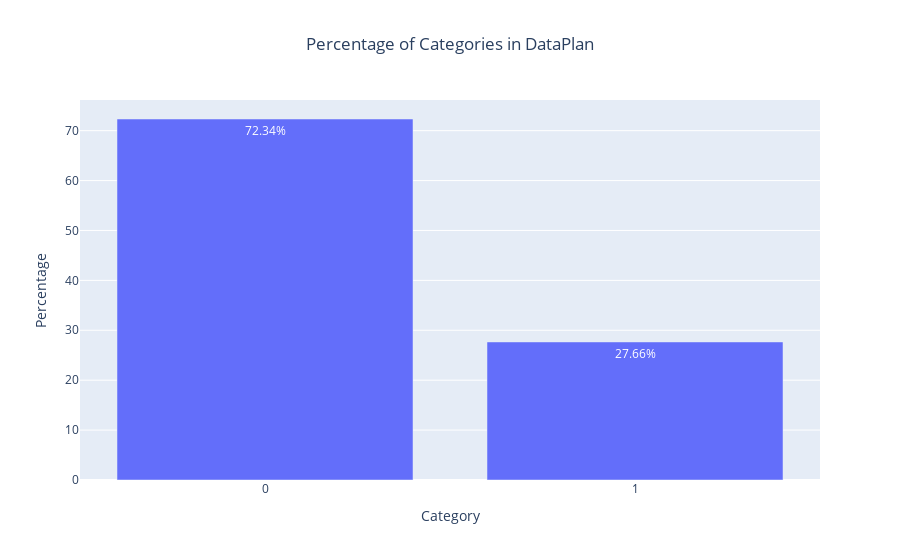
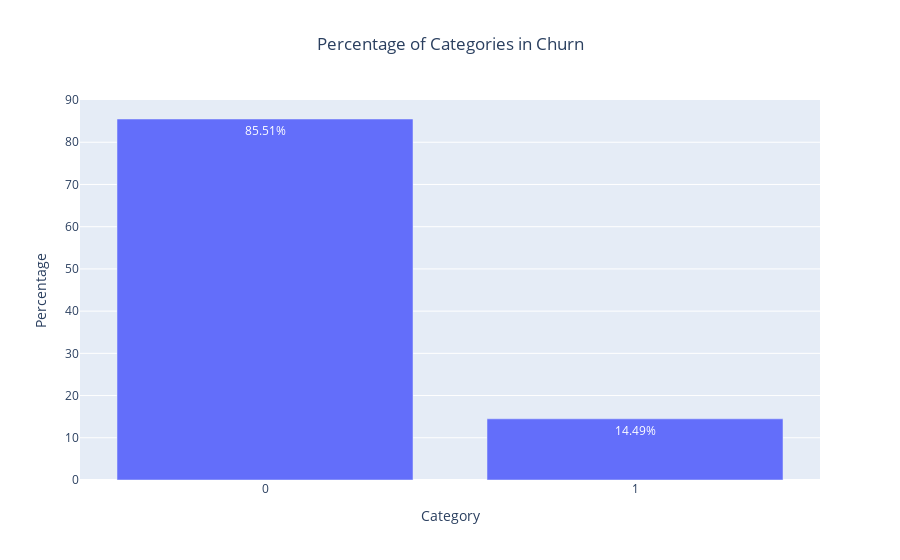
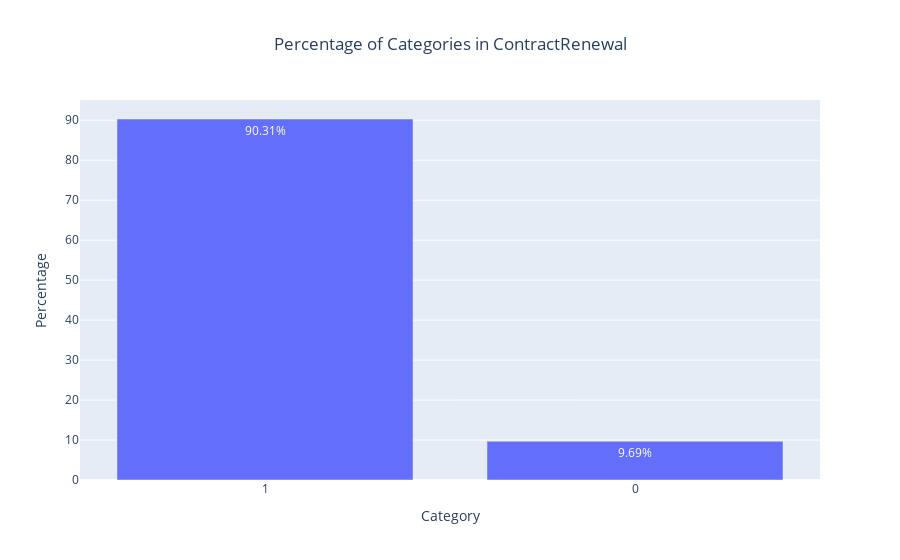

The notebook cell these images were saved under, in order:
### Markdown cell above
##### What percentage of 1 and 0?

### Code cell
def plot_category_percentages_bar(df, column):
    counts = df[column].value_counts(normalize=True) * 100
    labels = [str(int(index)) for index in counts.index]
    values = counts.values
    fig = go.Figure(data=[go.Bar(x=labels, y=values, text=[f'{v:.2f}%' for v in values], textposition='auto')])
    fig.update_layout(title_text=f'Percentage of Categories in {column}', xaxis_title='Category', yaxis_title='Percentage', title_x=0.5)
    fig.show()

columns_to_plot = ['DataPlan', 'Churn', 'ContractRenewal']
for column in columns_to_plot:
    plot_category_percentages_bar(data, column)

### Figure 1 — Plotly figure (JSON) as saved in the notebook; plotly's stock layout.template omitted (floating-point values rounded to 4 significant figures)
{"data": [{"text": ["72.34%", "27.66%"], "textposition": "auto", "type": "bar", "x": ["0", "1"], "y": [72.34, 27.66]}], "layout": {"title": {"text": "Percentage of Categories in DataPlan", "x": 0.5}, "xaxis": {"title": {"text": "Category"}}, "yaxis": {"title": {"text": "Percentage"}}}}

### Figure 2 — Plotly figure (JSON) as saved in the notebook; plotly's stock layout.template omitted (floating-point values rounded to 4 significant figures)
{"data": [{"text": ["85.51%", "14.49%"], "textposition": "auto", "type": "bar", "x": ["0", "1"], "y": [85.51, 14.49]}], "layout": {"title": {"text": "Percentage of Categories in Churn", "x": 0.5}, "xaxis": {"title": {"text": "Category"}}, "yaxis": {"title": {"text": "Percentage"}}}}

### Figure 3 — Plotly figure (JSON) as saved in the notebook; plotly's stock layout.template omitted (floating-point values rounded to 4 significant figures)
{"data": [{"text": ["90.31%", "9.69%"], "textposition": "auto", "type": "bar", "x": ["1", "0"], "y": [90.31, 9.691]}], "layout": {"title": {"text": "Percentage of Categories in ContractRenewal", "x": 0.5}, "xaxis": {"title": {"text": "Category"}}, "yaxis": {"title": {"text": "Percentage"}}}}
